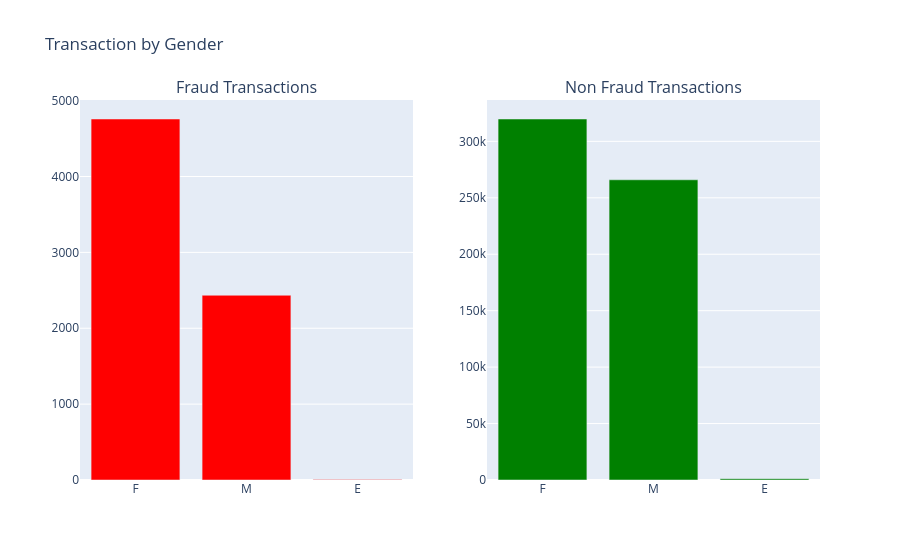

The notebook cell saved with this chart:
### Code cell
fraud_gender_counts = fraud_df['gender'].value_counts()
non_fraud_gender_counts = non_fraud_df['gender'].value_counts()

make_sub_plots(fraud_gender_counts, non_fraud_gender_counts , 'Transaction by Gender')

### Figure 1 — Plotly figure (JSON) as saved in the notebook; plotly's stock layout.template omitted (floating-point values rounded to 4 significant figures)
{"data": [{"marker": {"color": "red"}, "name": "Fraud", "type": "bar", "x": ["F", "M", "E"], "xaxis": "x", "y": [4758, 2435, 7], "yaxis": "y"}, {"marker": {"color": "green"}, "name": "Non-Fraud", "type": "bar", "x": ["F", "M", "E"], "xaxis": "x2", "y": [319807, 265950, 1171], "yaxis": "y2"}], "layout": {"annotations": [{"font": {"size": 16}, "showarrow": false, "text": "Fraud Transactions", "x": 0.225, "xanchor": "center", "xref": "paper", "y": 1, "yanchor": "bottom", "yref": "paper"}, {"font": {"size": 16}, "showarrow": false, "text": "Non Fraud Transactions", "x": 0.775, "xanchor": "center", "xref": "paper", "y": 1, "yanchor": "bottom", "yref": "paper"}], "showlegend": false, "title": {"text": "Transaction by Gender"}, "xaxis": {"anchor": "y", "domain": [0, 0.45]}, "xaxis2": {"anchor": "y2", "domain": [0.55, 1]}, "yaxis": {"anchor": "x", "domain": [0, 1]}, "yaxis2": {"anchor": "x2", "domain": [0, 1]}}}
